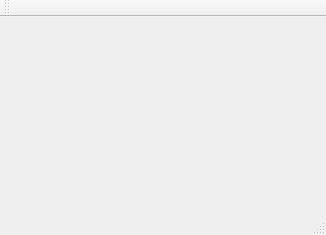
<?xml version="1.0" encoding="UTF-8"?>
<ui version="4.0">
 <class>MainWindow</class>
 <widget class="QMainWindow" name="MainWindow">
  <property name="geometry">
   <rect>
    <x>0</x>
    <y>0</y>
    <width>326</width>
    <height>235</height>
   </rect>
  </property>
  <property name="windowTitle">
   <string>MainWindow</string>
  </property>
  <widget class="QWidget" name="centralWidget"/>
  <widget class="QMenuBar" name="menuBar">
   <property name="geometry">
    <rect>
     <x>0</x>
     <y>0</y>
     <width>326</width>
     <height>21</height>
    </rect>
   </property>
  </widget>
  <widget class="QToolBar" name="mainToolBar">
   <attribute name="toolBarArea">
    <enum>TopToolBarArea</enum>
   </attribute>
   <attribute name="toolBarBreak">
    <bool>false</bool>
   </attribute>
  </widget>
  <widget class="QStatusBar" name="statusBar"/>
 </widget>
 <layoutdefault spacing="6" margin="11"/>
 <resources/>
 <connections/>
</ui>
